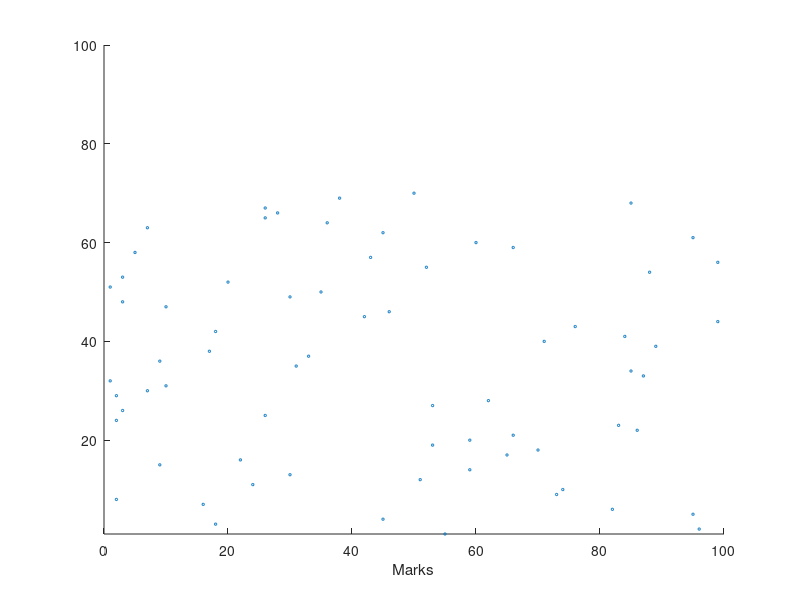

This chart was generated by the following MATLAB code: (Note: this script raises an error after producing the figure.)
% To plot histogram and scatter plot of marks of 70students in a class.
X=round(100*rand(1,70));
y=1:70; % indicates 1st to 70th student

figure(1);
s=scatter(X,y,3);
xlabel('Marks');
ylim([1 100]);

figure(2);
h=histogram(X,10);
xlabel('Marks');
ylabel('Number of students');